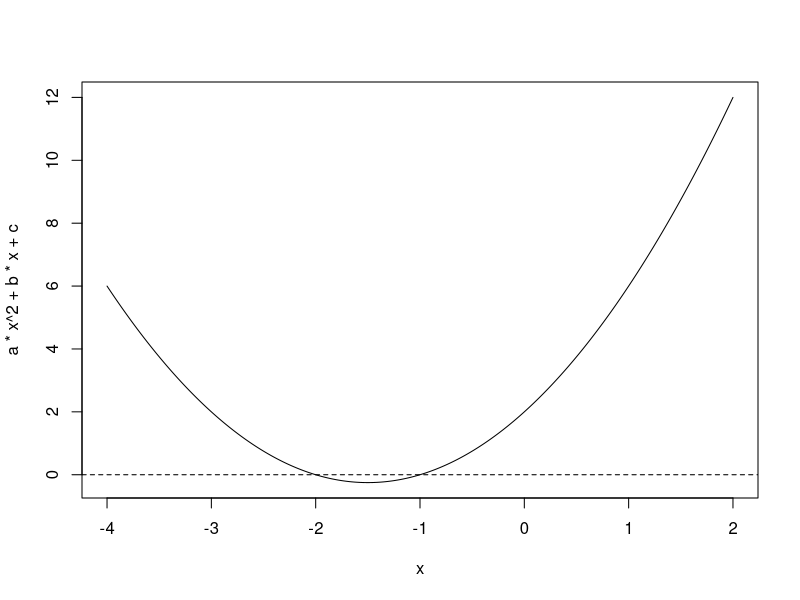

Here is the R script that generated this plot:
## ---- chunk 1
a = 1
b = 3
c = 2
if (b^2 - 4*a*c < 0){
  print("Has no real solutions")} else if (b^2 - 4*a*c == 0){print(paste("The only solution is", -b/2*a))} else {
  temp = b^2 - 4*a*c
  tempsq = sqrt(temp)
  ans1 = (-b + tempsq)/(2*a)
  ans2 = (-b - tempsq)/(2*a)
  print(paste("The first solution is", ans1))
  print(paste("The second solution is", ans2))}
## ---- chunk 2
x = seq(-4,2,0.01)
plot(x,a*x^2+b*x+c, type = "l")
abline(h = 0, lty = 2)
